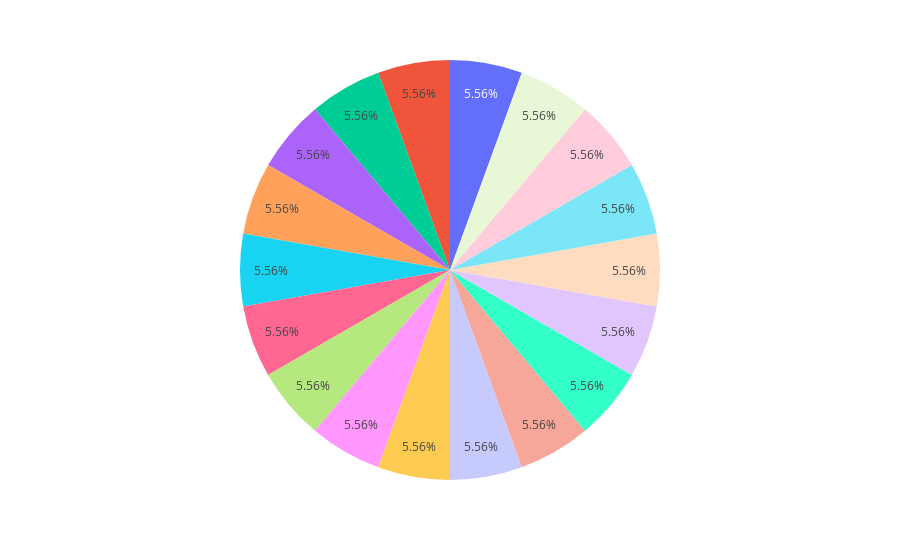

Write notebook code for a chart like this one.
### Code cell
fig_trace = px.pie(df_trace, values='value', 
                                # symbol='symbol', symbol_map='identity',
                                # start_angle=0, width=1000, height=1000,
                                # direction='counterclockwise', color_discrete_sequence=px.colors.qualitative.Alphabet
                                )
fig_trace.show()

### Figure 1 — Plotly figure (JSON) as saved in the notebook; plotly's stock layout.template omitted (floating-point values rounded to 4 significant figures)
{"data": [{"domain": {"x": [0, 1], "y": [0, 1]}, "hovertemplate": "value=%{value}<extra></extra>", "legendgroup": "", "name": "", "showlegend": false, "type": "pie", "values": [1, 1, 1, 1, 1, 1, 1, 1, 1, 1, 1, 1, 1, 1, 1, 1, 1, 1]}], "layout": {"legend": {"tracegroupgap": 0}, "margin": {"t": 60}}}
